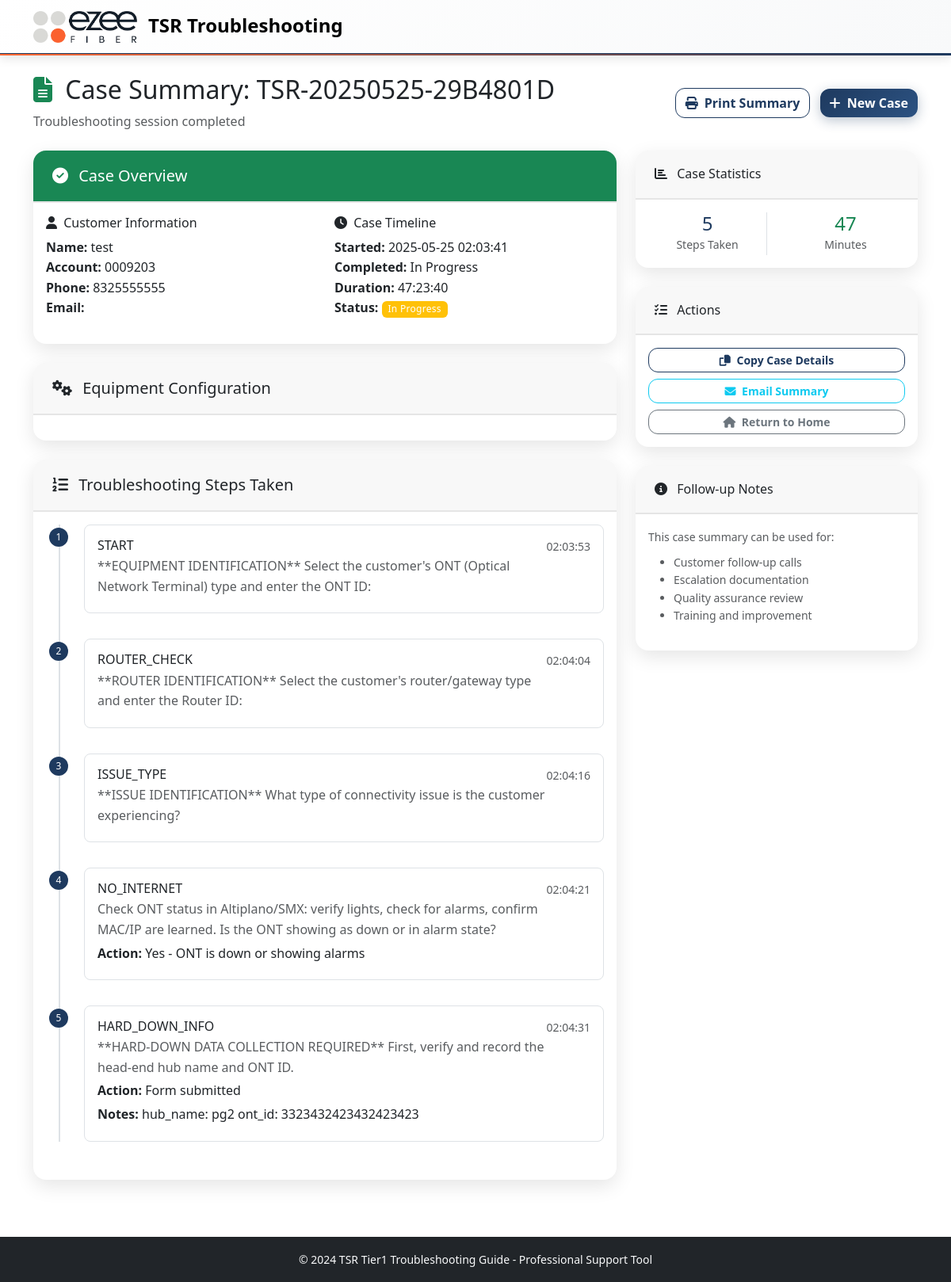
Page /case_summary/8 on the committed database.
### models.py (models this page shows, shortened)
class TroubleshootingCase(db.Model):
    id = db.Column(db.Integer, primary_key=True)
    session_id = db.Column(db.String(100), nullable=False)
    case_number = db.Column(db.String(50), unique=True, nullable=False)
    customer_info = db.Column(db.Text)  # JSON string
    ont_type = db.Column(db.String(50))
    ont_id = db.Column(db.String(50))  # ONT identifier (flexible format)
    router_type = db.Column(db.String(50))
    router_id = db.Column(db.String(50))  # Router identifier (flexible format)
    issue_type = db.Column(db.String(100))
    resolution = db.Column(db.String(200))
    status = db.Column(db.String(20), default='in_progress')  # in_progress, resolved, escalated, unresolved
    created_at = db.Column(db.DateTime, default=datetime.utcnow)
    completed_at = db.Column(db.DateTime)
    start_time = db.Column(db.Float)  # timestamp
    end_time = db.Column(db.Float)  # timestamp
    def get_customer_info(self):
        if self.customer_info:
            return json.loads(self.customer_info)
        return {}
    def get_duration(self):
        if self.start_time and self.end_time:
            duration_seconds = int(self.end_time - self.start_time)
        elif self.start_time:
            duration_seconds = int(datetime.now().timestamp() - self.start_time)
        else:
            return 0
        return duration_seconds // 60

class TroubleshootingStep(db.Model):
    id = db.Column(db.Integer, primary_key=True)
    case_id = db.Column(db.Integer, db.ForeignKey('troubleshooting_case.id'), nullable=False)
    step_id = db.Column(db.String(50), nullable=False)
    step_name = db.Column(db.String(200))
    action_taken = db.Column(db.String(500))
    result = db.Column(db.String(500))
    notes = db.Column(db.Text)
    timestamp = db.Column(db.DateTime, default=datetime.utcnow)
    case = db.relationship('TroubleshootingCase', backref=db.backref('steps', lazy=True, order_by='TroubleshootingStep.timestamp'))

### routes.py (the view)
@app.route('/case_summary/<int:case_id>')
def case_summary(case_id):
    case = TroubleshootingCase.query.get_or_404(case_id)
    escalation_report = None
    if case.status == 'escalated':
        escalation_report = generate_tier2_escalation_report(case)
    dispatch_report = None
    if case.status == 'resolved' and any(step.step_id.startswith('HARD_DOWN') for step in case.steps):
        dispatch_report = generate_dispatch_report(case)
    return render_template('case_summary.html', case=case, dispatch_report=dispatch_report, escalation_report=escalation_report)

### app.py (called while the page is built)
@app.template_filter('datetime')
def datetime_filter(timestamp):
    if timestamp:
        return datetime.fromtimestamp(timestamp).strftime('%Y-%m-%d %H:%M:%S')
    return ''

@app.template_filter('duration')
def duration_filter(start_time, end_time=None):
    if not start_time:
        return ''
    end = end_time or datetime.now().timestamp()
    duration = int(end - start_time)
    hours = duration // 3600
    minutes = (duration % 3600) // 60
    seconds = duration % 60
    if hours > 0:
        return f"{hours:02d}:{minutes:02d}:{seconds:02d}"
    else:
        return f"{minutes:02d}:{seconds:02d}"

### templates/case_summary.html (shortened to what this page needs)
{% extends "base.html" %}
{% block content %}
<div class="container py-4">
    <div class="row justify-content-between align-items-center mb-4">
        <div class="col">
            <h2>
                <i class="fas fa-file-alt me-2 text-success"></i>
                Case Summary: {{ case.case_number }}
            </h2>
            <p class="text-muted mb-0">Troubleshooting session completed</p>
        </div>
        <div class="col-auto">
            <button onclick="window.print()" class="btn btn-outline-primary me-2">
                <i class="fas fa-print me-1"></i>
                Print Summary
            </button>
            <a href="{{ url_for('restart_case') }}" class="btn btn-primary">
                <i class="fas fa-plus me-1"></i>
                New Case
            </a>
        </div>
    </div>
    <div class="row">
        <div class="col-lg-8">
            <div class="card mb-4">
                <div class="card-header bg-success text-white">
                    <h5 class="mb-0">
                        <i class="fas fa-check-circle me-2"></i>
                        Case Overview
                    </h5>
                </div>
                <div class="card-body">
                    <div class="row">
                        <div class="col-md-6">
                            <h6><i class="fas fa-user me-1"></i> Customer Information</h6>
                            {% set customer = case.get_customer_info() %}
                            <ul class="list-unstyled">
                                <li><strong>Name:</strong> {{ customer.get('name', 'N/A') }}</li>
                                <li><strong>Account:</strong> {{ customer.get('account', 'N/A') }}</li>
                                <li><strong>Phone:</strong> {{ customer.get('phone', 'N/A') }}</li>
                                <li><strong>Email:</strong> {{ customer.get('email', 'N/A') }}</li>
                            </ul>
                        </div>
                        <div class="col-md-6">
                            <h6><i class="fas fa-clock me-1"></i> Case Timeline</h6>
                            <ul class="list-unstyled">
                                <li><strong>Started:</strong> {{ case.start_time|datetime }}</li>
                                <li><strong>Completed:</strong> {{ case.end_time|datetime if case.end_time else 'In Progress' }}</li>
                                <li><strong>Duration:</strong> {{ case.start_time|duration(case.end_time) }}</li>
                                <li><strong>Status:</strong>
                                    <span class="badge bg-{{ 'success' if case.status == 'resolved' else 'warning' }}">
                                        {{ case.status.replace('_', ' ').title() }}
                                    </span>
                                </li>
                            </ul>
                        </div>
                    </div>
                </div>
            </div>
            <div class="card mb-4">
                <div class="card-header">
                    <h5 class="mb-0">
                        <i class="fas fa-cogs me-2"></i>
                        Equipment Configuration
                    </h5>
                </div>
                <div class="card-body">
                </div>
            </div>
            <div class="card">
                <div class="card-header">
                    <h5 class="mb-0">
                        <i class="fas fa-list-ol me-2"></i>
                        Troubleshooting Steps Taken
                    </h5>
                </div>
                <div class="card-body">
                    {% if case.steps %}
                        <div class="timeline">
                            {% for step in case.steps %}
                            <div class="timeline-item">
                                <div class="timeline-marker">
                                    <span class="badge bg-primary rounded-pill">{{ loop.index }}</span>
                                </div>
                                <div class="timeline-content">
                                    <div class="d-flex justify-content-between align-items-start">
                                        <div>
                                            <h6 class="mb-1">{{ step.step_id }}</h6>
                                            {% if step.step_name %}
                                            <p class="text-muted mb-1">{{ step.step_name }}</p>
                                            {% endif %}
                                            {% if step.action_taken %}
                                            <p class="mb-1"><strong>Action:</strong> {{ step.action_taken }}</p>
                                            {% endif %}
                                            {% if step.notes %}
                                            <p class="mb-1"><strong>Notes:</strong> {{ step.notes }}</p>
                                            {% endif %}
                                        </div>
                                        <small class="text-muted">{{ step.timestamp.strftime('%H:%M:%S') }}</small>
                                    </div>
                                </div>
                            </div>
                            {% endfor %}
                        </div>
                    {% else %}
                        <p class="text-muted">No detailed steps recorded for this case.</p>
                    {% endif %}
                </div>
            </div>
        </div>
        <div class="col-lg-4">
            <div class="card mb-4">
                <div class="card-header">
                    <h6 class="mb-0">
                        <i class="fas fa-chart-bar me-2"></i>
                        Case Statistics
                    </h6>
                </div>
                <div class="card-body">
                    <div class="row text-center">
                        <div class="col-6">
                            <div class="border-end">
                                <h4 class="text-primary mb-0">{{ case.steps|length }}</h4>
                                <small class="text-muted">Steps Taken</small>
                            </div>
                        </div>
                        <div class="col-6">
                            <h4 class="text-success mb-0">{{ case.get_duration() // 60 }}</h4>
                            <small class="text-muted">Minutes</small>
                        </div>
                    </div>
                </div>
            </div>
            <div class="card mb-4">
                <div class="card-header">
                    <h6 class="mb-0">
                        <i class="fas fa-tasks me-2"></i>
                        Actions
                    </h6>
                </div>
                <div class="card-body">
                    <div class="d-grid gap-2">
                        <button onclick="copyToClipboard()" class="btn btn-outline-primary btn-sm">
                            <i class="fas fa-copy me-1"></i>
                            Copy Case Details
                        </button>
                        <button onclick="emailSummary()" class="btn btn-outline-info btn-sm">
                            <i class="fas fa-envelope me-1"></i>
                            Email Summary
                        </button>
                        <a href="{{ url_for('index') }}" class="btn btn-outline-secondary btn-sm">
                            <i class="fas fa-home me-1"></i>
                            Return to Home
                        </a>
                    </div>
                </div>
            </div>
            <div class="card">
                <div class="card-header">
                    <h6 class="mb-0">
                        <i class="fas fa-info-circle me-2"></i>
                        Follow-up Notes
                    </h6>
                </div>
                <div class="card-body">
                    <small class="text-muted">
                        This case summary can be used for:
                        <ul class="mt-2">
                            <li>Customer follow-up calls</li>
                            <li>Escalation documentation</li>
                            <li>Quality assurance review</li>
                            <li>Training and improvement</li>
                        </ul>
                    </small>
                </div>
            </div>
        </div>
    </div>
</div>
{% endblock %}

### templates/base.html (shortened to what this page needs)
<!DOCTYPE html>
<html lang="en">
<head>
    <link href="https://cdn.jsdelivr.net/npm/bootstrap@5.3.0/dist/css/bootstrap.min.css" rel="stylesheet">
    <link rel="stylesheet" href="https://cdnjs.cloudflare.com/ajax/libs/font-awesome/6.4.0/css/all.min.css">
    <link rel="stylesheet" href="{{ url_for('static', filename='css/custom.css') }}">
    <link rel="stylesheet" href="{{ url_for('static', filename='css/ezee-theme.css') }}">
</head>
<body>
    <nav class="navbar navbar-expand-lg">
        <div class="container">
            <a class="navbar-brand" href="{{ url_for('index') }}">
                <img src="{{ url_for('static', filename='images/ezee-logo.png') }}" alt="Ezee Fiber" class="me-2">
                TSR Troubleshooting
            </a>
        </div>
    </nav>
    <main class="flex-grow-1">
        {% block content %}{% endblock %}
    </main>
    <footer class="bg-dark text-light py-3 mt-5">
        <div class="container text-center">
            <small>&copy; 2024 TSR Tier1 Troubleshooting Guide - Professional Support Tool</small>
        </div>
    </footer>
</body>
</html>

### static/css/custom.css (style rules this page uses)
:root { --primary-color: 0 84% 60%; --success-color: 142 71% 45%; --info-color: 199 89% 48%; --warning-color: 45 100% 51%; --danger-color: 354 70% 54%; }
body { font-family: 'Segoe UI', Tahoma, Geneva, Verdana, sans-serif; line-height: 1.6; }
.card { border: none; box-shadow: 0 2px 8px rgba(0, 0, 0, 0.1); border-radius: 12px; transition: transform 0.2s ease, box-shadow 0.2s ease; }
.card-header { border-radius: 12px 12px 0 0 !important; border-bottom: none; padding: 1.25rem 1.5rem; }
.timeline { position: relative; padding-left: 2rem; }
.timeline::before { content: ''; position: absolute; left: 1rem; top: 0; bottom: 0; width: 2px; background: var(--bs-border-color); }
.timeline-item { position: relative; margin-bottom: 2rem; }
.timeline-marker { position: absolute; left: -2rem; top: 0; width: 2rem; height: 2rem; display: flex; align-items: center; justify-content: center; }
.timeline-marker .badge { width: 1.5rem; height: 1.5rem; display: flex; align-items: center; justify-content: center; font-size: 0.75rem; }
.timeline-content { background: var(--bs-body-bg); border: 1px solid var(--bs-border-color); border-radius: 8px; padding: 1rem; margin-left: 1rem; }
.badge { font-weight: 500; letter-spacing: 0.025em; }
.btn { border-radius: 8px; font-weight: 500; transition: all 0.2s ease; }
.navbar-brand { font-weight: 600; font-size: 1.5rem; }

### static/css/ezee-theme.css (style rules this page uses)
:root { --ezee-navy: #1e3a5f; --ezee-orange: #ff6b35; --ezee-light-grey: #e5e5e5; --ezee-dark-grey: #6c757d; --ezee-white: #ffffff; }
.bg-primary { background-color: var(--ezee-navy) !important; }
.btn-primary { background-color: var(--ezee-navy); border-color: var(--ezee-navy); }
.btn-outline-primary { color: var(--ezee-navy); border-color: var(--ezee-navy); }
.text-primary { color: var(--ezee-navy) !important; }
.navbar-brand img { height: 40px; width: auto; }
.navbar { background: linear-gradient(135deg, var(--ezee-white) 0%, #f8f9fa 100%) !important; border-bottom: 3px solid var(--ezee-navy); box-shadow: 0 4px 12px rgba(0,0,0,0.1); position: relative; }
.navbar::after { content: ''; position: absolute; bottom: -3px; left: 0; right: 0; height: 2px; background: linear-gradient(90deg, var(--ezee-orange) 0%, var(--ezee-navy) 100%); }
.card { border: none; border-radius: 16px; box-shadow: 0 8px 25px rgba(0, 0, 0, 0.1); transition: all 0.3s ease; }
.card-header { border-radius: 16px 16px 0 0 !important; border-bottom: 2px solid var(--ezee-light-grey); }
.btn { border-radius: 12px; font-weight: 600; transition: all 0.3s cubic-bezier(0.4, 0, 0.2, 1); position: relative; overflow: hidden; }
.btn-primary { background: linear-gradient(135deg, var(--ezee-navy) 0%, #2c5282 100%); border: none; box-shadow: 0 4px 15px rgba(30, 58, 95, 0.3); }

### rows in the picture
TroubleshootingCase: case_number "TSR-20250525-29B4801D", start_time "2025-05-25 02:03:41", end_time "In Progress", start_time|duration "47:23:40", status.replace "In Progress", start_time+end_time "47"
TroubleshootingStep: step_id "START", step_name "**EQUIPMENT IDENTIFICATION** Select the customer's ONT (Optical Network Terminal) type and enter the ONT ID:", timestamp "02:03:53"
TroubleshootingStep: step_id "ROUTER_CHECK", step_name "**ROUTER IDENTIFICATION** Select the customer's router/gateway type and enter the Router ID:", timestamp "02:04:04"
TroubleshootingStep: step_id "ISSUE_TYPE", step_name "**ISSUE IDENTIFICATION** What type of connectivity issue is the customer experiencing?", timestamp "02:04:16"
TroubleshootingStep: step_id "NO_INTERNET", step_name "Check ONT status in Altiplano/SMX: verify lights, check for alarms, confirm MAC/IP are learned. Is the ONT showing as down or in alarm state?", action_taken "Yes - ONT is down or showing alarms", timestamp "02:04:21"
TroubleshootingStep: step_id "HARD_DOWN_INFO", step_name "**HARD-DOWN DATA COLLECTION REQUIRED** First, verify and record the head-end hub name and ONT ID.", action_taken "Form submitted", notes "hub_name: pg2 ont_id: 3323432423432423423", timestamp "02:04:31"

### other values in the picture
{{ customer.get('name', 'N/A') }} "test"
{{ customer.get('account', 'N/A') }} "0009203"
{{ customer.get('phone', 'N/A') }} "8325555555"
{{ case.steps|length }} "5"
